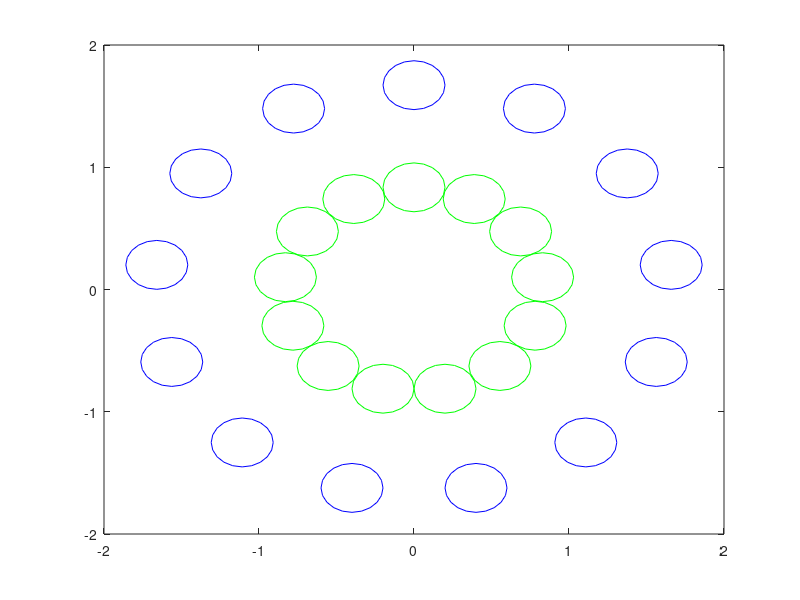

Source code (MATLAB): (Note: this script raises an error after producing the figure.)
function figure_overlap
% figure_overlap
% Draws a figure to explain the overlap calculation
n = 13;
B = .4;
w = B/2;
phi = pi/n;
rmin = w/sin(phi);
rmax = 2*rmin;
N = 1:n;
phis = 2*N*phi; % angle of spot centers, starting at vertical
O = rmin*[sin(phis') cos(phis')];
for i=1:n
  draw_circle(O(i,:), w, 'g');
end

phis3 = 2*N*phi; % same for outer spots
O3 = rmax*[sin(phis3') cos(phis3')];
for i=1:n
  draw_circle(O3(i,:), w, 'b');
end

% Indicate spot width, using last spot
phi4 = 2*N(end)*phi;
O4 = rmin*[sin(phi4) cos(phi4)];
dy = B;
draw_arrow(gca,O4+[-B B], O4+[-B/2 B],B/4,[-B B/4]);
draw_arrow(gca,O4+[B B], O4+[B/2 B],B/4,[-B B/4]);
hold on;
tobj = zeros(4,1);
tobj(1) = text(O4(1),O4(2)+B,'\it{B}','HorizontalAlignment','Center');
% set(h,'FontUnits','Normalized');

tobj(2) = draw_radius(2*7*phi, rmin, rmin/2, [B/4 0], '\it{r_{min}}');
tobj(3) = draw_radius(2*8*phi, rmax, .75*rmax, [-B/3,B/3],'\it{r_{max}}', ...
  'horizontalalignment','center');

% Draw angle 2phi around the 3rd spot
phis2 = (2*3 + [-1 1])*phi;
E = (rmax+w)*[sin(phis2') cos(phis2')];
plot([0 E(1,1)],[0 E(1,2)],'k',[0 E(2,1)],[0 E(2,2)],'k');
draw_arc_arrow(gca, [0 0], 1.5*rmin, phis2(1)+[-phi,0], B/4);
draw_arc_arrow(gca, [0 0], 1.5*rmin, phis2(2)+[phi,0], B/4);

tobj(4) = text(1.5*rmin*sin(phis(3)), 1.5*rmin*cos(phis(3)), '2\it{\phi}');
% set(h,'horizontalalignment','center','FontUnits','Normalized');

hold off;
set(gca,'DataAspectRatio',[1 1 1],'XTick',[],'YTick',[]);
drawnow; % force draw to set axis limits
print_figure(gca,'figure_overlap2.png',[3 3], tobj);

function draw_circle(O, r, c)
sth = linspace(0,2*pi,21);
x = O(1)+r*sin(sth);
y = O(2)+r*cos(sth);
plot(x,y,c);
hold on;

function h = draw_radius(phi, r, lblr, offset, varargin)
X = [0 r*sin(phi)];
Y = [0 r*cos(phi)];
hold on;
plot(X,Y,'k');
if nargin >= 5
  h = text(lblr*sin(phi)+offset(1), lblr*cos(phi)+offset(2), ...
    varargin{:});
  % set(h,'FontUnits','Normalized');
end

function print_figure(ax, fname, target_dim, t)
  % print_figure(ax, fname, target_dim, t)
  % ax: axes of figure
  % fname: the output filename (.png)
  % target_dim: [width height] in inches
  % t: array of text objects in the figure.
  target_width=target_dim(1);
  target_height=target_dim(2);
  
  target_aspect_ratio = target_height/target_width;
  set(ax,'units','inches');
  P = get(ax,'position');
  source_aspect_ratio = P(4)/P(3);
  if source_aspect_ratio >= target_aspect_ratio
    % fit to target height
    height = target_height;
    width = height/source_aspect_ratio;
    print_scale = height/P(4);
  else
    width = target_width;
    height = width * source_aspect_ratio;
    print_scale = width/P(3);
  end
  
  set(gcf,'InvertHardcopy','on');
  set(gcf,'PaperUnits', 'inches');
  papersize = get(gcf, 'PaperSize');
  % Center the image on the page:
  left = (papersize(1)- width)/2;
  bottom = (papersize(2)- height)/2;
  myfiguresize = [left, bottom, width, height];
  set(gcf,'PaperPosition', myfiguresize);
  
  % Now change the font size to map the size we will be scaled to
  tpixels = zeros(size(t));
  for i=1:length(t)
    set(t(i),'fontunits','pixels');
    tpixels(i) = get(t(i),'fontsize');
    set(t(i),'fontsize', tpixels(i)*print_scale);
  end
  
%   h12w = get(h12,'linewidth');
%   set(h12,'linewidth',h12w*print_scale);
%   
%   h23w = get(h23,'linewidth');
%   set(h23,'linewidth',h23w*print_scale);
  
  set(ax,'xlimmode','manual','ylimmode','manual','zlimmode','manual');
  
  print(fname,'-dpng','-r300');
  
  for i=1:length(t)
    set(t(i),'fontsize', tpixels(i));
  end
  % set(h12,'linewidth',h12w);
  % set(h23,'linewidth',h23w);
